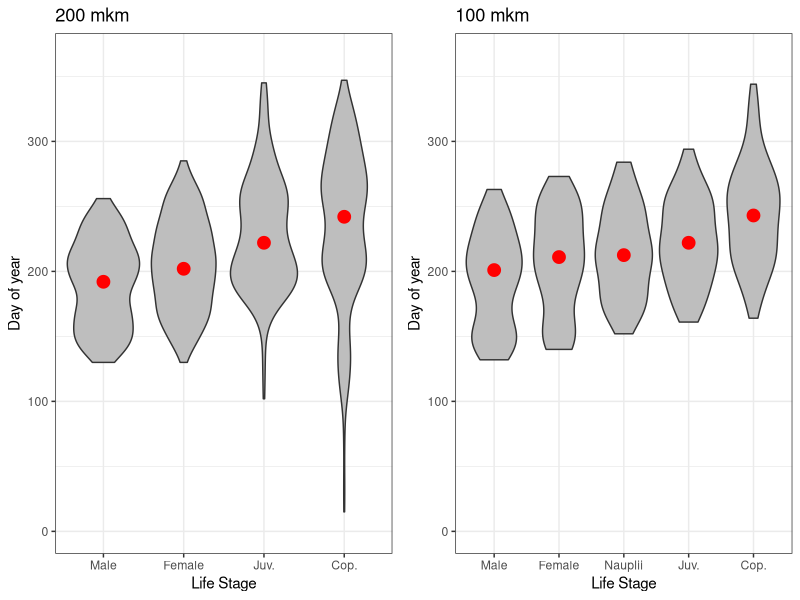
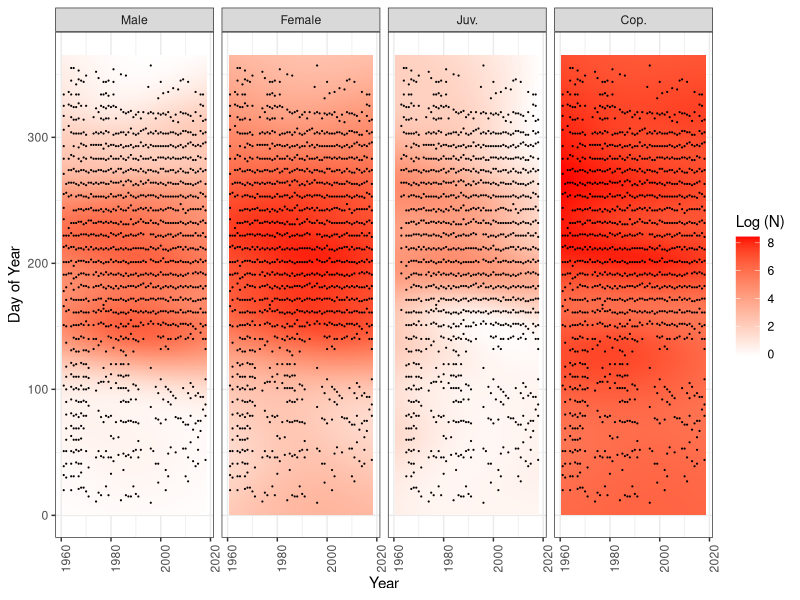
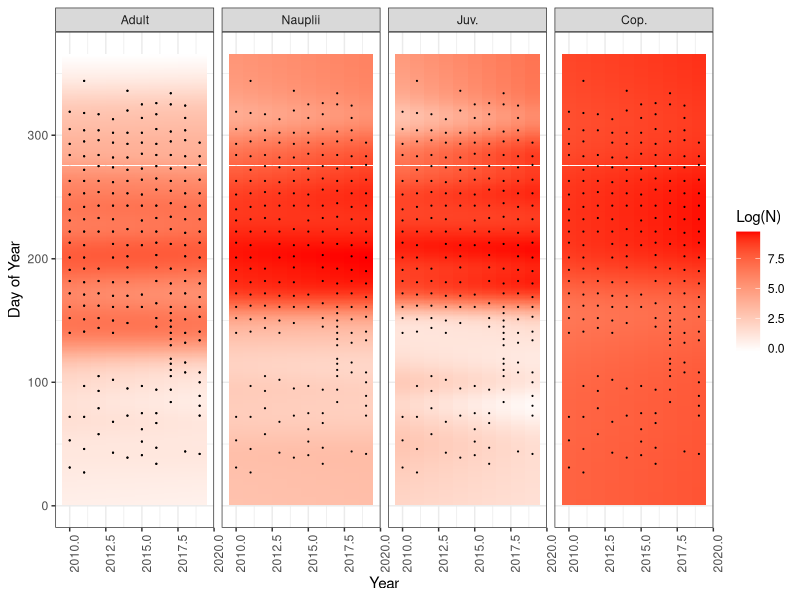

The R script that drew these images, in order: (Note: this script raises an error after producing the figures.)
## ---- chunk 1
library(knitr)
knitr::opts_chunk$set(echo = FALSE, message = FALSE, warning = FALSE)
## ---- chunk 2
library(reshape2)
library(dplyr)
library(stringr)
library(ggplot2)
library(mgcv)
library(gridExtra)
library(broom)
library(tidyr)




cop_init <- read.table("Data/Oithona_Microsetella.csv", sep = ";", header = T)


cop <- melt(cop_init, id.vars = c("Day","Month","Year","Day.of.year"), variable.name = "Stage", value.name = "N") 

cop$Depth[str_detect(as.character(cop$Stage), "_1")] <- "0_10"  
cop$Depth[str_detect(as.character(cop$Stage), "_25")] <- "0_25"  
cop$Depth[str_detect(as.character(cop$Stage), "_3")] <- "25_bottom" 
cop$Depth[str_detect(as.character(cop$Stage), "_65")] <- "0_bottom" 

cop$Depth[is.na(cop$Depth)] <- "10_25" 

# unique(cop$Depth)




cop$Stage2[str_detect(as.character(cop$Stage), "_F_")] <- "Female"
cop$Stage2[str_detect(as.character(cop$Stage), "_M_")] <- "Male"
cop$Stage2[str_detect(as.character(cop$Stage), "_C_")] <- "Cop."
cop$Stage2[str_detect(as.character(cop$Stage), "_J_")] <- "Juv."
cop$Stage2[str_detect(as.character(cop$Stage), "_A_")] <- "Adult"
cop$Stage2[str_detect(as.character(cop$Stage), "_N_")] <- "Nauplii"
cop$Stage2[is.na(cop$Stage2)] <- "Total"

cop$Sp[str_detect(as.character(cop$Stage), "OITO")] <- "Oithona"
cop$Sp[str_detect(as.character(cop$Stage), "MIC")] <- "Microsetella"


#Remove all cases with NA in Abundance
cop <- cop[! is.na(cop$N), ]


#Construct the variable vith date of sample
cop$Date_text <- with(cop, paste(Day,Month,Year, sep = "-"))

cop$Date <- as.POSIXct(as.Date(cop$Date_text, format = "%d-%m-%Y"))



#Combine Males and Females in one category 
cop$Stage3 <- cop$Stage2

cop$Stage3[cop$Stage3 == "Male" | cop$Stage3 == "Female"] <- "Adult"

# unique(cop$Stage3)




#Ordering stages 
cop$Stage3 <- factor(cop$Stage3, levels = c("Adult", "Nauplii", "Juv.", "Cop.", "Total") )
                     
#Constructing date of sample as Day from yar beginning

cop$DOY <- as.numeric(strftime(cop$Date, format = "%j"))

# Log transformation of abundance
cop$Log_N <- log(cop$N + 1)






cop_init_100 <- read.table("Data/Oithona_Microsetella_100_mkm.csv", sep = ",", header = T)


cop100 <- melt(cop_init_100, id.vars = c("Day","Month","Year","Date"), variable.name = "Stage", value.name = "N") 


cop100$Depth[str_detect(as.character(cop100$Stage), "_1")] <- "0_10"  
cop100$Depth[str_detect(as.character(cop100$Stage), "_25")] <- "0_25"  
cop100$Depth[str_detect(as.character(cop100$Stage), "_3")] <- "25_bottom" 
cop100$Depth[is.na(cop100$Depth)] <- "10_25" 

cop100$Stage2[str_detect(as.character(cop100$Stage), "_F_")] <- "Female"
cop100$Stage2[str_detect(as.character(cop100$Stage), "_M_")] <- "Male"
cop100$Stage2[str_detect(as.character(cop100$Stage), "_C_")] <- "Cop."
cop100$Stage2[str_detect(as.character(cop100$Stage), "_J_")] <- "Juv."
cop100$Stage2[str_detect(as.character(cop100$Stage), "_A_")] <- "Adult"
cop100$Stage2[str_detect(as.character(cop100$Stage), "_N_")] <- "Nauplii"
cop100$Stage2[is.na(cop100$Stage2)] <- "Total"





cop100$Sp[str_detect(as.character(cop100$Stage), "OITO")] <- "Oithona"
cop100$Sp[str_detect(as.character(cop100$Stage), "MIC")] <- "Microsetella"


#Remove all cases with NA in Abundance
cop100 <- cop100[! is.na(cop100$N), ]




#Construct the variable vith date of sample
cop100$Date_text <- with(cop100, paste(Day,Month,Year, sep = "-"))

cop100$Date <- as.POSIXct(as.Date(cop100$Date_text, format = "%d-%m-%Y"))



#Combine Males and Females in one category 
cop100$Stage3 <- cop100$Stage2

cop100$Stage3[cop100$Stage3 == "Male" | cop100$Stage3 == "Female"] <- "Adult"


#Ordering stages 
cop100$Stage3 <- factor(cop100$Stage3, levels = c("Adult", "Nauplii", "Juv.", "Cop.", "Total") )


#Constructing date of sample as Day from yar beginning

cop100$DOY <- as.numeric(strftime(cop100$Date, format = "%j"))


# Log transformation for abundance

cop100$Log_N <- log(cop100$N + 1)



## ---- chunk 3
theme_set(theme_bw())
cop_Oit <- cop %>% filter( Sp == "Oithona", Depth =='0_10', Stage3 != "Total")

cop_Oit$Stage2 <- factor(cop_Oit$Stage2, levels = c("Male", "Female", "Nauplii", "Juv.", "Cop.", "Total") )

Oit_means <- cop_Oit %>% group_by(Stage2) %>% summarise(Mean_N = mean(N))

cop_Oit <- merge(cop_Oit, Oit_means)

cop_Oit$Anom <- ifelse(cop_Oit$N >= cop_Oit$Mean_N, 1, -1)

Oit_median_DOY <- cop_Oit %>% filter(Anom ==1) %>% group_by(Stage2) %>% summarize(Median_DOY = median(DOY))


Pl_DOY_dist_200 <- cop_Oit %>% filter(Anom ==1) %>% ggplot(., aes(x = Stage2, y = DOY)) + geom_violin(fill = "gray") + labs(x = "Life Stage", y = "Day of year") + ggtitle("200 mkm") + ylim(1, 365)

Pl_DOY_dist_200 <- Pl_DOY_dist_200 +  geom_point(data = Oit_median_DOY, aes(y = Median_DOY), color = "red", size = 4 )



cop_Oit100 <- cop100 %>% filter( Sp == "Oithona", Depth =='0_10', Stage3 != "Total")

cop_Oit100$Stage2 <- factor(cop_Oit100$Stage2, levels = c("Male", "Female", "Nauplii", "Juv.", "Cop.", "Total") )

Oit_means100 <- cop_Oit100 %>% group_by(Stage2) %>% summarise(Mean_N = mean(N))

cop_Oit100 <- merge(cop_Oit100, Oit_means100)

cop_Oit100$Anom <- ifelse(cop_Oit100$N >= cop_Oit100$Mean_N, 1, -1)



Pl_DOY_dist_100 <- cop_Oit100 %>% filter(Anom ==1) %>% ggplot(., aes(x = Stage2, y = DOY)) + geom_violin(fill = "gray") + labs(x = "Life Stage", y = "Day of year") + ggtitle("100 mkm") + ylim(1, 365) 

Oit_100_median_DOY <- cop_Oit100 %>% filter(Anom ==1) %>% group_by(Stage2) %>% summarize(Median_DOY = median(DOY))

Pl_DOY_dist_100 <- Pl_DOY_dist_100 + geom_point(data = Oit_100_median_DOY, aes(y = Median_DOY), color = "red", size = 4 )

grid.arrange(Pl_DOY_dist_200, Pl_DOY_dist_100, nrow = 1)

## ---- chunk 4
Oit_all_Depth <- cop %>% filter( Sp == "Oithona", Stage2 != "Total", Depth %in% c("0_10", "10_25", "25_bottom"))
Oit_means <- Oit_all_Depth %>% group_by(Stage2, Depth) %>% summarise(mean_N = mean(N))
Oit_all_Depth <- merge(Oit_all_Depth, Oit_means)  
Oit_all_Depth$Anom <- ifelse(Oit_all_Depth$N >= Oit_all_Depth$mean_N, 1, 0)

Oit_all_Depth %>% filter(Anom == 1) %>% group_by(Stage2, Depth) %>% summarise (median_DOY = round(median(DOY)) )  %>% spread(key = Depth, value = median_DOY ) %>% kable(caption = "Medians of Julian days when abundance of stages was higher than mean abundance calculated for all observation period (data from net 200 mkm")

## ---- chunk 5
Oit_all_Depth100 <- cop100 %>% filter( Sp == "Oithona", Stage2 != "Total", Depth %in% c("0_10", "10_25", "25_bottom"))
Oit_means100 <- Oit_all_Depth100 %>% group_by(Stage2, Depth) %>% summarise(mean_N = mean(N))
Oit_all_Depth100 <- merge(Oit_all_Depth100, Oit_means100)  
Oit_all_Depth100$Anom <- ifelse(Oit_all_Depth100$N >= Oit_all_Depth100$mean_N, 1, 0)

Oit_all_Depth100 %>% filter(Anom == 1) %>% group_by(Stage2, Depth) %>% summarise (median_DOY = round(median(DOY)) )  %>% spread(key = Depth, value = median_DOY ) %>% kable(caption = "Medians of Julian days when abundance of stages was higher than mean abundance calculated for all observation period (data from net 100 mkm")

## ---- chunk 6

Mod_Oit <- gam(Log_N ~ s(Year, DOY, by = Stage2) + Stage2, data = cop_Oit, family = "gaussian")

new_data_Oit <- expand.grid(Stage2 = unique(cop_Oit$Stage2), DOY = 1:365, Year = seq(min(cop_Oit$Year), max(cop_Oit$Year), 1))

new_data_Oit$Predicted <- predict(Mod_Oit, newdata = new_data_Oit, type = "response")


mean_predicted_Oit <- new_data_Oit %>% group_by(Stage2) %>% summarise(Mean_Predicted = mean(Predicted))

new_data_Oit2 <- merge(new_data_Oit, mean_predicted_Oit)

new_data_Oit2$Anom <- ifelse(new_data_Oit2$Predicted >= new_data_Oit2$Mean_Predicted, 1, -1)


# ggplot(new_data_Oit2, aes(x = Year, y = DOY)) + geom_tile(aes(fill = Anom)) + facet_wrap(~Stage3, nrow = 1) + scale_fill_gradient(low = "white", high = "red") + geom_point(data = cop_Oit, aes(x = Year, y = DOY), size = 0.1) + guides(fill = "none") + theme(axis.text.x = element_text(angle = 90)) + labs(y = "Day of Year") 

Pl_Oit_GAM <- ggplot(new_data_Oit, aes(x = Year, y = DOY)) + geom_tile(aes(fill = Predicted)) + facet_wrap(~Stage2, nrow = 1) + scale_fill_gradient(low = "white", high = "red") + geom_point(data = cop_Oit, aes(x = Year, y = DOY), size = 0.1) + theme(axis.text.x = element_text(angle = 90)) + labs(y = "Day of Year") + labs(fill = "Log (N)")


kable(tidy(Mod_Oit), caption = "Parameters of GAM", digits = 2)

## ---- chunk 7
Pl_Oit_GAM
## ---- chunk 8

cop_Oit100 <- cop100 %>% filter( Sp == "Oithona", Depth =="0_10", Stage2 != "Total")

#####################################3
Mod_Oit <- gam(Log_N ~ s(Year, DOY, by = Stage3) + Stage3, data = cop_Oit100, family = "gaussian")

###################################################
# plot(Mod_Oit, pages = 1)

new_data_Oit <- expand.grid(Stage3 = unique(cop_Oit100$Stage3),  DOY = 1:365, Year = seq(min(cop_Oit100$Year), max(cop_Oit100$Year), 1))

new_data_Oit$Predicted <- predict(Mod_Oit, newdata = new_data_Oit, type = "response")


mean_Oit <- cop_Oit100 %>% group_by(Stage3) %>% summarise(Mean = mean(Log_N))

new_data_Oit2 <- merge(new_data_Oit, mean_Oit)

# new_data_Oit2$Anom <- ifelse(new_data_Oit2$Predicted >= new_data_Oit2$Mean, 1, -1)
# 
# 
# ggplot(new_data_Oit2, aes(x = Year, y = DOY)) + geom_tile(aes(fill = Anom)) + facet_grid(Depth ~ Stage2) + scale_fill_gradient(low = "white", high = "red") + geom_point(data = cop_Oit, aes(x = Year, y = DOY), size = 0.1) + guides(fill = "none") + theme(axis.text.x = element_text(angle = 90)) + labs(y = "Day of Year") 

ggplot(new_data_Oit, aes(x = Year, y = DOY)) + geom_tile(aes(fill = Predicted)) + facet_wrap( ~ Stage3, nrow = 1) + scale_fill_gradient(low = "white", high = "red") + geom_point(data = cop_Oit100, aes(x = Year, y = DOY), size = 0.1)  + theme(axis.text.x = element_text(angle = 90)) + labs(y = "Day of Year") + labs(fill = "Log(N)") 

## ---- chunk 9
Mod_Oit_GAM_DOY <- gam(Log_N ~ s(DOY,  bs = "cc", by = Stage2) + Stage2 , data = cop_Oit100, family =  "nb")

# plot(Mod_Mic_GAM_DOY)
# summary(Mod_Mic_GAM_DOY)
new_data_Oit <- expand.grid(Stage3 = unique(cop_Oit100$Stage3),   DOY = 1:365, Year = mean(cop_Oit100$Year))

new_data_Oit$Predicted <- predict(Mod_Oit_GAM_DOY, newdata = new_data_Oit, type = "response")


ggplot(new_data_Oit, aes(x = DOY, y = Predicted, color = Stage3)) + geom_line(size = 2) + labs(x = "Day of year", y = "Log(N)", color = "Stages")
